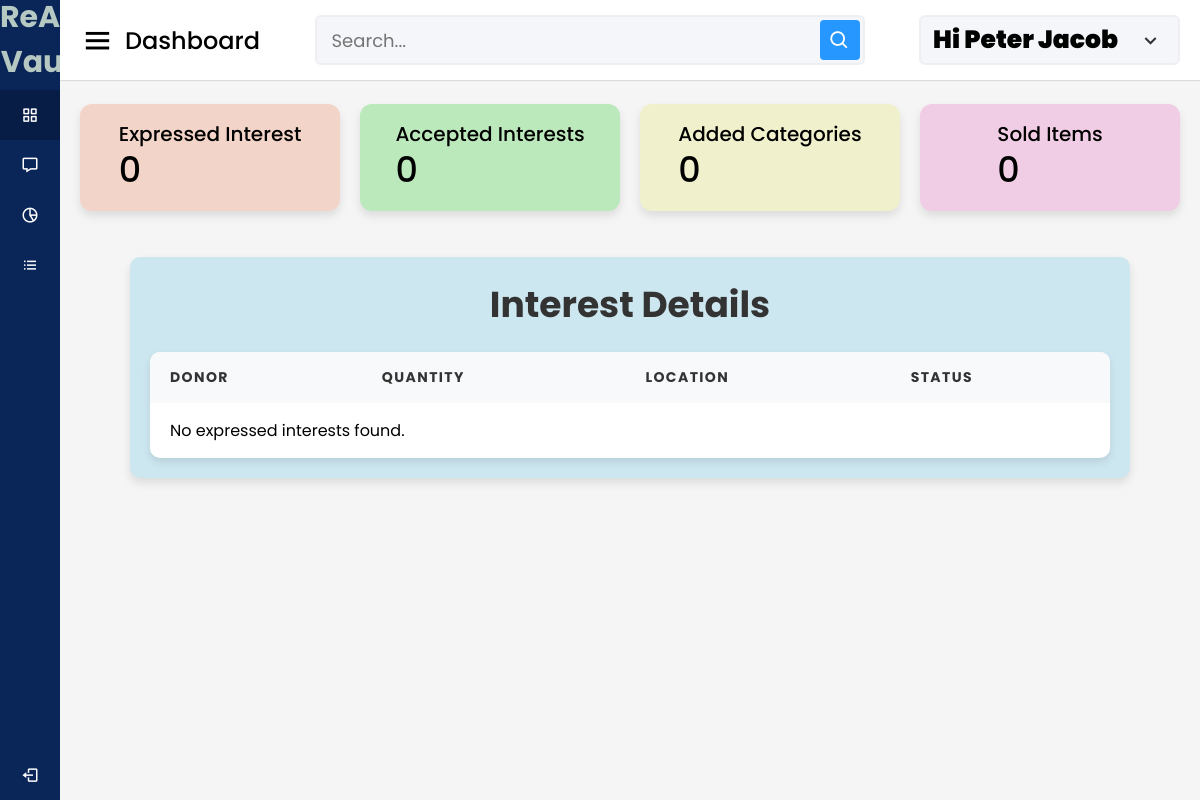
Before: /artist/interest-status/ (signed in) with the older database file.
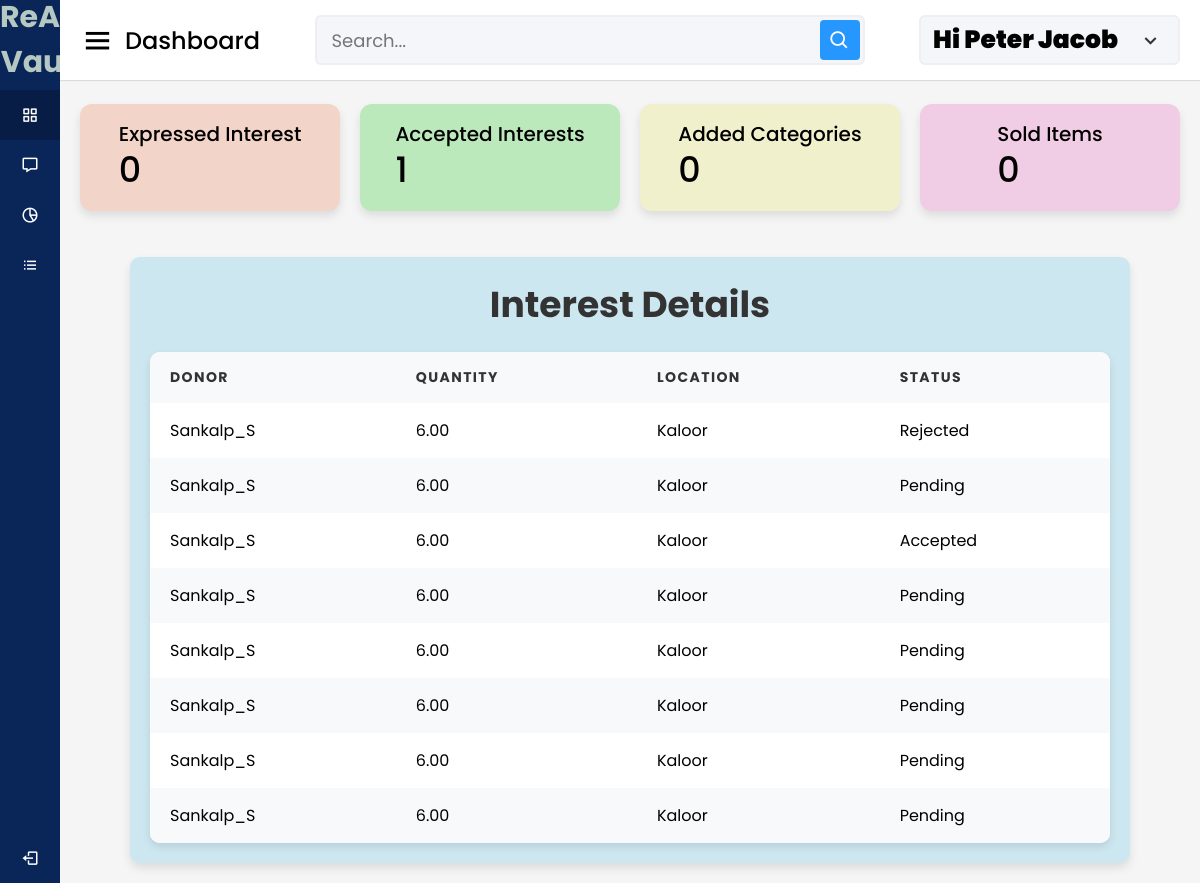
After: the same page with the newer database file.
### donors/models.py (models this page shows, shortened)
class InterestRequest(models.Model):
    STATUS_CHOICES = [
        ('pending','Pending'),
        ('accepted','Accepted'),
        ('rejected','Rejected'),
    ]
    artist=models.ForeignKey(Artist, on_delete=models.CASCADE)
    donor=models.ForeignKey(Donors, on_delete=models.CASCADE)
    donation=models.ForeignKey(Donation, on_delete=models.CASCADE)
    status=models.CharField(max_length=10,choices=STATUS_CHOICES, default='pending')
    expressed_at=models.DateTimeField(auto_now_add=True)

class Donation(models.Model):
    donor = models.ForeignKey(Donors, on_delete=models.CASCADE)
    medium_of_waste = models.ForeignKey(MediumOfWaste, on_delete=models.CASCADE)
    quantity = models.DecimalField(max_digits=10, decimal_places=2)
    location = models.CharField(max_length=255)
    date_donated = models.DateTimeField(auto_now_add=True)
    image=models.ImageField(upload_to='picture/donor',null=True)
    STATUS_CHOICES = [
        ('pending','Pending'),
        ('accepted','Accepted'),
        ('rejected','Rejected'),
    ]
    status = models.CharField(max_length=10, choices=STATUS_CHOICES, default='pending')

### accounts/models.py (models this page shows, shortened)
class Donors(models.Model):
    user = models.OneToOneField(User, on_delete = models.CASCADE)
    phone = models.IntegerField(default=99999999)
    profile_pic = models.ImageField(upload_to= 'picture/donor', null=True,default='picture/donor/hi.jpg')

### artist/views.py (the view)
# urls.py: path('interest-status/', views.artist_interest_status, name='artist_interest_status'),
@login_required
@never_cache
def artist_interest_status(request):
    artist=request.user.artist
    expressed_interest_count = Interest.objects.filter(artist=artist).count()
    accepted_interest_count = InterestRequest.objects.filter(
            artist=artist,
            status='accepted'
        ).count()
    interests=InterestRequest.objects.filter(artist=artist).select_related('donation','donor')
    context={
        'interests':interests,
        'expressed_interest_count':expressed_interest_count,
        'accepted_interest_count':accepted_interest_count
        }
    return render(request,'artist/interest_status.html',context)

### template/artist/interest_status.html (shortened to what this page needs)
{% load static %}
<!DOCTYPE html>
<html lang="en" dir="ltr">
<head>
  <link rel="stylesheet" href="{% static 'assets/css/styles.css' %}">
  <link href='https://unpkg.com/boxicons@2.0.7/css/boxicons.min.css' rel='stylesheet'>
</head>
<body>
  <div class="sidebar">
    <div class="logo-details">
      <span class="logo_name" style="font-size: 30px; text-align: center; font-weight: 700; color: #b5c8c1;">ReArt Vault</span>
    </div>
    <ul class="nav-links">
        <li>
            <a href="{% url 'artist_dashboard' %}" class="active">
              <i class='bx bx-grid-alt'></i>
              <span class="links_name">Artist Dashboard</span>
            </a>
          </li>
          <li>
            <a href="{% url 'notifications' %}">
              <i class='bx bx-message'></i>
              <span class="links_name">Notifications</span>
            </a>
          </li>
          <li>
            <a href="{% url 'view_ratesartist' %}">
              <i class='bx bx-pie-chart-alt-2'></i>
              <span class="links_name">Price Listings</span>
            </a>
          </li>
          <li>
            <a href="{% url 'artist_interest_status' %}">
              <i class='bx bx-list-ul'></i>
              <span class="links_name">Interest Status</span>
            </a>
          </li>
      <li class="log_out">
        <a href="{% url 'userlogout' %}">
          <i class='bx bx-log-out'></i>
          <span class="links_name">Log out</span>
        </a>
      </li>
    </ul>
  </div>
  <section class="home-section">
    <nav>
      <div class="sidebar-button">
        <i class='bx bx-menu sidebarBtn'></i>
        <span class="dashboard">Dashboard</span>
      </div>
      <div class="search-box">
        <input type="text" placeholder="Search...">
        <i class='bx bx-search'></i>
      </div>
      <div class="profile-details">
        <span class="admin_name" style="font-size: 25px; font-weight: 900; color: #010302;">Hi {{user.username}}</span>
        <i class='bx bx-chevron-down'></i>
      </div>
    </nav>
    <div class="home-content">
      <div class="overview-boxes">
        <div class="box" style="background-color:rgb(243, 212, 200);">
          <div class="right-side">
            <div class="box-topic">Expressed Interest</div>
            <div class="number">{{ expressed_interest_count }}</div>
          </div>
        </div>
        <div class="box" style="background-color:rgb(188, 233, 188);">
          <div class="right-side">
            <div class="box-topic">Accepted Interests</div>
            <div class="number">{{ accepted_interest_count }}</div>
          </div>
        </div>
        <div class="box" style="background-color:rgb(240, 240, 205);">
          <div class="right-side">
            <div class="box-topic">Added Categories</div>
            <div class="number"> 0</div>
          </div>
        </div>
        <div class="box" style="background-color:rgb(240, 205, 228);">
          <div class="right-side">
            <div class="box-topic">Sold Items</div>
            <div class="number">0</div>
          </div>
        </div>
      </div>
<div class="sales-boxes">
    <div class="recent-sales box" style="background-color: rgb(205, 231, 240); padding: 20px; border-radius: 10px; width:1000px;">
        <div class="title" style="font-size: 24px; font-weight: bold; margin-bottom: 20px;"> <h1>Interest Details</h1></div>
        <table class="artist-table">
          <thead>
            <tr>
                <th>Donor</th>
                <th>Quantity</th>
                <th>Location</th>
                <th>Status</th>
            </tr>
          </thead>
        <tbody>
        {% for interest in interests %}
        <tr>
            <td>{{ interest.donor.user.username }}</td>
            <td>{{ interest.donation.quantity }}</td>
            <td>{{ interest.donation.location }}</td>
            <td>{{ interest.get_status_display }}</td>
        </tr>
        {% empty %}
        <tr>
            <td colspan="6">No expressed interests found.</td>
        </tr>
        {% endfor %}
    </tbody>
    </table>
    </div>
    </div>
</body>
</html>

Changed rows visible on the page:
added InterestRequest: donor.user.username "Sankalp_S", donation.quantity "6.00", donation.location "Kaloor", status "Rejected"
added InterestRequest: donor.user.username "Sankalp_S", donation.quantity "6.00", donation.location "Kaloor", status "Pending"
added InterestRequest: donor.user.username "Sankalp_S", donation.quantity "6.00", donation.location "Kaloor", status "Accepted"
added InterestRequest: donor.user.username "Sankalp_S", donation.quantity "6.00", donation.location "Kaloor", status "Pending"
added InterestRequest: donor.user.username "Sankalp_S", donation.quantity "6.00", donation.location "Kaloor", status "Pending"
added InterestRequest: donor.user.username "Sankalp_S", donation.quantity "6.00", donation.location "Kaloor", status "Pending"
added InterestRequest: donor.user.username "Sankalp_S", donation.quantity "6.00", donation.location "Kaloor", status "Pending"
added InterestRequest: donor.user.username "Sankalp_S", donation.quantity "6.00", donation.location "Kaloor", status "Pending"
Other visible differences:
{{ accepted_interest_count }}: "0" → "1"
text no longer shown: "No expressed interests found."
